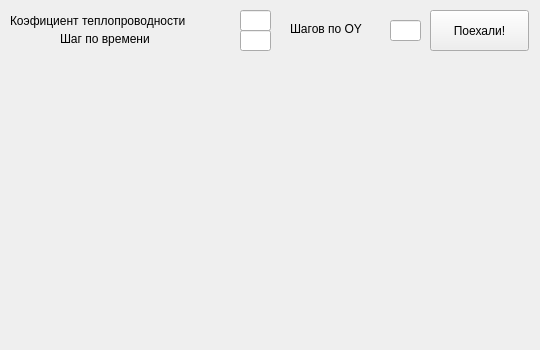
<?xml version="1.0" encoding="UTF-8"?>
<ui version="4.0">
 <class>MainWindow</class>
 <widget class="QMainWindow" name="MainWindow">
  <property name="geometry">
   <rect>
    <x>0</x>
    <y>0</y>
    <width>540</width>
    <height>350</height>
   </rect>
  </property>
  <property name="windowTitle">
   <string>MainWindow</string>
  </property>
  <widget class="QWidget" name="centralWidget">
   <widget class="QPushButton" name="buttonGo">
    <property name="geometry">
     <rect>
      <x>430</x>
      <y>10</y>
      <width>99</width>
      <height>41</height>
     </rect>
    </property>
    <property name="text">
     <string>Поехали!</string>
    </property>
   </widget>
   <widget class="QLineEdit" name="kA">
    <property name="geometry">
     <rect>
      <x>240</x>
      <y>10</y>
      <width>31</width>
      <height>21</height>
     </rect>
    </property>
   </widget>
   <widget class="QLineEdit" name="dT">
    <property name="geometry">
     <rect>
      <x>240</x>
      <y>30</y>
      <width>31</width>
      <height>21</height>
     </rect>
    </property>
   </widget>
   <widget class="QLineEdit" name="dY">
    <property name="geometry">
     <rect>
      <x>390</x>
      <y>20</y>
      <width>31</width>
      <height>21</height>
     </rect>
    </property>
    <property name="text">
     <string/>
    </property>
   </widget>
   <widget class="QLabel" name="ldY">
    <property name="geometry">
     <rect>
      <x>290</x>
      <y>20</y>
      <width>91</width>
      <height>17</height>
     </rect>
    </property>
    <property name="text">
     <string>Шагов по OY</string>
    </property>
   </widget>
   <widget class="QLabel" name="lkA">
    <property name="geometry">
     <rect>
      <x>10</x>
      <y>0</y>
      <width>241</width>
      <height>41</height>
     </rect>
    </property>
    <property name="text">
     <string>Коэфициент теплопроводности</string>
    </property>
   </widget>
   <widget class="QLabel" name="ldT">
    <property name="geometry">
     <rect>
      <x>60</x>
      <y>30</y>
      <width>121</width>
      <height>17</height>
     </rect>
    </property>
    <property name="text">
     <string>Шаг по времени</string>
    </property>
   </widget>
   <widget class="QLabel" name="lErr">
    <property name="geometry">
     <rect>
      <x>10</x>
      <y>50</y>
      <width>371</width>
      <height>21</height>
     </rect>
    </property>
    <property name="text">
     <string/>
    </property>
   </widget>
   <widget class="QLabel" name="maxT">
    <property name="geometry">
     <rect>
      <x>360</x>
      <y>50</y>
      <width>67</width>
      <height>21</height>
     </rect>
    </property>
    <property name="text">
     <string/>
    </property>
   </widget>
   <widget class="QLabel" name="minT">
    <property name="geometry">
     <rect>
      <x>460</x>
      <y>50</y>
      <width>67</width>
      <height>21</height>
     </rect>
    </property>
    <property name="text">
     <string/>
    </property>
   </widget>
   <zorder>dY</zorder>
   <zorder>dT</zorder>
   <zorder>lErr</zorder>
   <zorder>lkA</zorder>
   <zorder>buttonGo</zorder>
   <zorder>ldY</zorder>
   <zorder>ldT</zorder>
   <zorder>kA</zorder>
   <zorder>maxT</zorder>
   <zorder>minT</zorder>
  </widget>
 </widget>
 <layoutdefault spacing="6" margin="11"/>
 <resources/>
 <connections/>
</ui>
